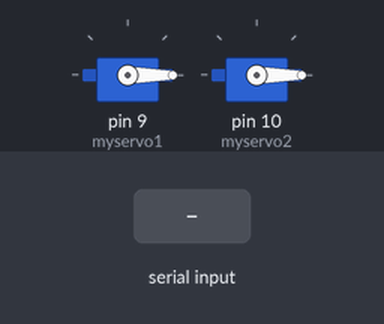
Bench run of a sketch on a simulated Arduino Uno, built with avr-gcc and run on an emulated ATmega328P. Parts: 2 × servo. Inputs (shaded band) come from the test bench.

Above: at 1.2 s.
1.3 s: byte 30 received over Serial
At 2.5 s:
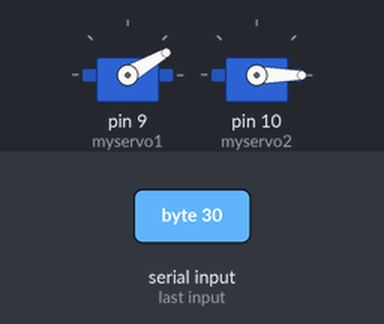
2.8 s: byte 90 received over Serial
At 3.9 s:
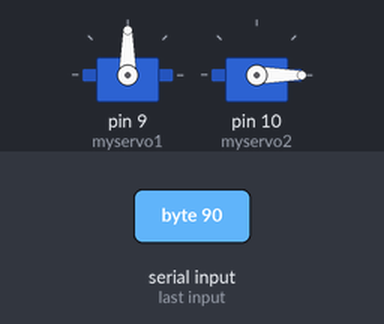
4.3 s: byte 120 received over Serial
At 5.0 s:
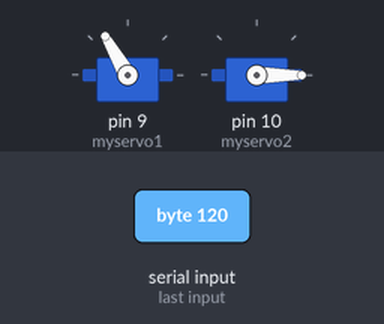
Timing chart, 0 to 7.3 s (numbered marks = the images above; inputs shaded):
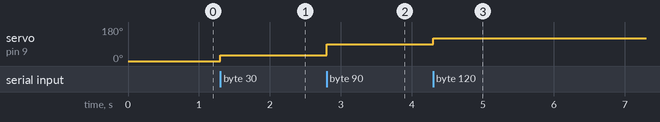

Measured:
- after the input at 1.3 s, servo on pin 9 (myservo1): 0° → 30° at once
- after the input at 2.8 s, servo on pin 9 (myservo1): 30° → 90° at once
- after the input at 4.3 s, servo on pin 9 (myservo1): 90° → 120° at once

The sketch:

Max_To_Arduino_Servo.ino
```cpp
#include <Servo.h>

Servo myservo1;
Servo myservo2;
int max_value1;
int max_value2;

void setup()
{
  myservo1.attach(9);
  myservo1.write(0);  // set servo to mid-point
  myservo2.attach(10);
  myservo2.write(0);  // set servo to mid-point
  Serial.begin(9600);
}

void loop()
{
      if (Serial.available()) {
      max_value1 = Serial.read();
      max_value2 = Serial.read();
      myservo1.write(max_value1);
      myservo2.write(max_value2);
        }
  }
```
